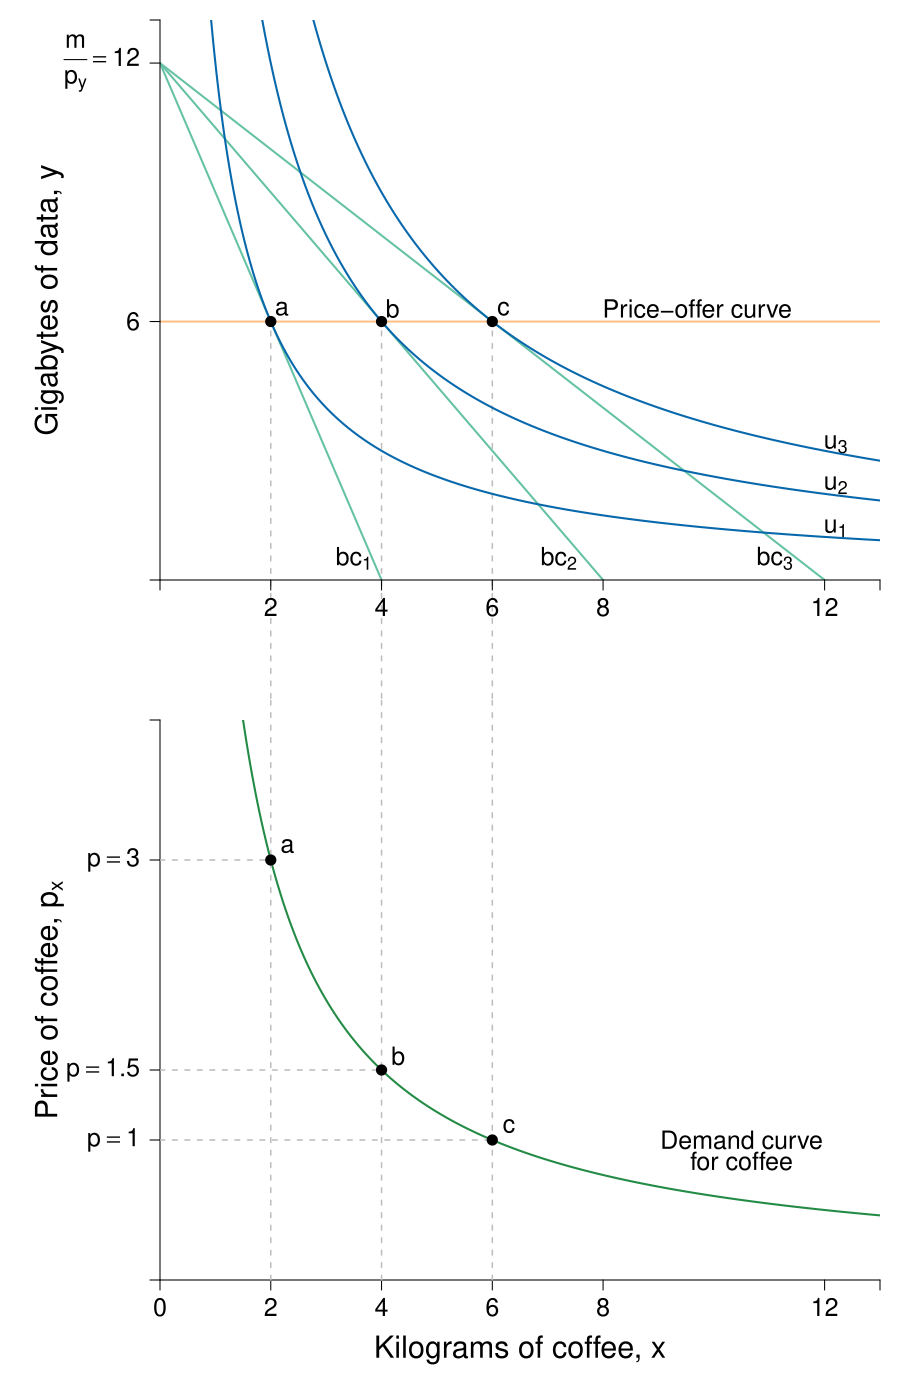

This figure's R source:
#Graph Designer: Simon Halliday
#Authors: Bowles and Halliday
#Title: Microeconomics: Competition, Conflict and Coordination

library(shape)
pdf(file = "constrained_optimization/cd_coffee_stacked.pdf", width = 9, height = 14)

#Set parameters for graphics
pointsize <- 1.8
axislabelsize <- 1.8
labelsize <- 1.5
namesize <- 1.8
annotatesize <- 1.5
graphlinewidth <- 2
segmentlinewidth <- 1.5


COL <- c("#7fc97f", "#beaed4", "#fdc086", "#ffff99", "#386cb0", "#f0027f", "#bf5b17", "#666666")
COLA <- c("#e0f3db", "#99d8c9","#66c2a4","#41ae76", "#238b45", "#005824")
COLB <- c("#4eb3d3", "#2b8cbe", "#0868ac","#084081")

#Edited the margins to cater for the larger LHS labels
par(mar =  c(6, 8, 1, 1), mfrow = c(2,1))


# demandcd ----------------------------------------------------------------


uA <- function(x, y, alpha = 0.5) {
  x^(alpha)*y^(1 - alpha)
}

bcA <- function(x, w = 20, p = 2) {
  w - p*x
}


xlims <- c(0, 13)
ylims <- c(0, 13)

npts <- 501 
x <- seq(xlims[1], xlims[2], length.out = npts)
y <- seq(ylims[1], ylims[2], length.out = npts) 
a <- c(sqrt(2)*sqrt(6), 2*sqrt(6), 6)

plot(0, 0, xlim = xlims, ylim = ylims, type = "n",
     xlab = expression(paste("")),
     ylab = expression(paste("")), 
     xaxt = "n", 
     yaxt = "n", 
     cex.lab = axislabelsize, 
     bty = "n",
     xaxs = "i", 
     yaxs = "i")

ticksy <- c(0, 6, 12, ylims[2])
ylabels <- c(NA, 6, expression(paste(frac(m,p[y])==12 )), NA)
ticksx <- c(0, 2, 4, 6, 8, 12, xlims[2])
xlabels <- c(NA, 2, 4, 6, 8, 12, NA)

axis(1, at = ticksx, pos = 0, labels = xlabels, cex.axis = labelsize)
axis(2, at = ticksy, pos = 0, labels = ylabels, las = 1, cex.axis = labelsize)

npts <- 500 
xx1 <- seq(xlims[1], xlims[2], length.out = npts)

lines(xx1, bcA(xx1, w = 12, p = 1), col = COLA[3], lwd = graphlinewidth)
lines(xx1, bcA(xx1, w = 12, p = 1.5), col = COLA[3], lwd = graphlinewidth)
lines(xx1, bcA(xx1, w = 12, p = 3), col = COLA[3], lwd = graphlinewidth)
#lines(xx1, indiffA1(xx1, uA = 20, rmax = 2.5, xmax = 10), col = COLB[4], lwd = graphlinewidth)


#Label Axes
#mtext(expression(paste("Kilograms of coffee, ", x)), side=1, line = 2.5, cex = axislabelsize)

text(0.5*xlims[2], -2, expression(paste("Kilograms of coffee, ", x)), xpd = TRUE, cex = axislabelsize) 
text(-2, 0.5*ylims[2], expression(paste("Gigabytes of data, ", y)), xpd = TRUE, cex = axislabelsize, srt = 90) 

segments(0, 6, 6, 6, lty = 2, col = "gray" , lwd = segmentlinewidth)
segments(2, 0, 2, 6, lty = 2, col = "gray" , lwd = segmentlinewidth)
segments(4, 0, 4, 6, lty = 2, col = "gray" , lwd = segmentlinewidth)
segments(6, 0, 6, 6, lty = 2, col = "gray" , lwd = segmentlinewidth)

#Label the budget curve functions for the HG, Aisha
text(3.5, 0.5, expression(bc[1]), cex = annotatesize)
text(7.2, 0.5, expression(bc[2]), cex = annotatesize)
text(11.1, 0.5, expression(bc[3]), cex = annotatesize)

#adding iso-welfare functions:

#Label the iso-welfare functions for the HG, Aisha
text(12.2, 1.2, expression(u[1]), cex = annotatesize)
text(12.2, 2.2, expression(u[2]), cex = annotatesize)
text(12.2, 3.15, expression(u[3]), cex = annotatesize)
#text(6.6, 8.3, expression(u[4]^A))

contour(x, y, 
        outer(x, y, uA),
        drawlabels = FALSE,
        col = COLB[3],
        lwd = graphlinewidth,
        levels = a, 
        xaxs = "i", 
        yaxs = "i", 
        add = TRUE)

abline(h=6, col=COL[3], lwd=graphlinewidth)


points(2, 6, pch = 16, col = "black", cex = 1.5)
text(2.2, 6.3, expression(a), cex = annotatesize)
points(4, 6, pch = 16, col = "black", cex = 1.5)
text(4.2, 6.3, expression(b), cex = annotatesize)
points(6, 6, pch = 16, col = "black", cex = 1.5)
text(6.2, 6.3, expression(c), cex = annotatesize)

#Arrows(8.5, 6, 6.5, 6, col = "black", lty = 1, lwd = 2, arr.type = "triangle", arr.lwd = 0.5)
text(9.7, 6.3, expression(paste("Price-offer curve")), cex = annotatesize)


# cd_demand_coffeedata ----------------------------------------------------


ppf <- function(x, slope = 1, bary = 20) {
  bary - slope * x
}

demand <- function(x, alpha = 0.5, endowment = 12){
  (endowment*alpha)/x
}

uFn <- function(x, y, alpha = 0.8){
  ((x)^alpha)*(y^(1-alpha))
}

indiffA <- function(x, ubar = uFn(8,2) - 1, alpha = 0.3) {
  (ubar/ ((x)^alpha))^(1/ (1 - alpha))
}

ylims <- c(0, 4)
xlims <- c(0, 13)

npts <- 501 
x <- seq(xlims[1], xlims[2], length.out = npts)
y <- seq(ylims[1], ylims[2], length.out = npts) 
a <- c(uFn(16, 2), uFn(16, 4), uFn(16, 8)) #alpha = 0.8

plot(0, 0, xlim = xlims, ylim = ylims, type = "n",
     xlab = expression(paste("")),
     ylab = expression(paste("")), 
     xaxt = "n", 
     yaxt = "n", 
     cex.lab = axislabelsize, 
     bty = "n", 
     xaxs = "i", 
     yaxs = "i"
)


ticksx <- c(0, 2, 4, 6, 8, 12, 13)
xlabels <- c(0, 2, 4, 6, 8, 12, NA)
ticksy <- c(ylims[1], 1, 1.5, 3, ylims[2])
ylabels <- c(NA, expression(paste(p == 1)), expression(paste(p == 1.5)), expression(paste(p == 3)), NA)

axis(1, at = ticksx, pos = 0, labels = xlabels, cex.axis = labelsize)
axis(2, at = ticksy, pos = 0, labels = ylabels, las = 1, cex.axis = labelsize)

npts <- 500 
xx1 <- seq(xlims[1], xlims[2], length.out = npts)
xx2 <- seq(0, xlims[2], length.out = npts)
xx3 <- seq(xlims[1], 0, length.out = npts)

#Draw the graphs
lines(xx1, demand(xx1), col = COLA[5], lwd = graphlinewidth)

#Axis labels
text(0.5*xlims[2], -.5, expression(paste("Kilograms of coffee, ", x)), xpd = TRUE, cex = axislabelsize) 
text(-2, 0.5*ylims[2], expression(paste("Price of coffee, ", p[x])), xpd = TRUE, cex = axislabelsize, srt = 90) 

#Add mrs = mrt at i
text(11, 16.75, expression(paste("for ", alpha == 0.5, " and ", m == 100)), cex = labelsize)
text(11, 15.25, expression(paste("then ", x == 5)), cex = labelsize)
text(11, 16, expression(paste("when ", p[x] == 10)), cex = labelsize)
Arrows(10, 15, 5.5, 10.5, col = "black", lty = 1, lwd = 2, arr.type = "triangle", arr.lwd = 0.5)

#Label the indifference curves
text(8.1, 38, expression(u[1]^A), cex = labelsize)
text(9.5, 38, expression(u[2]^A), cex = labelsize)
text(11.3, 38, expression(u[3]^A), cex = labelsize)

#Label the feasible frontiers
text(3.5, 3.8, expression(paste("Demand curve")), cex = labelsize)
text(3.5, 3.65, expression(paste("for coffee")), cex = labelsize)
text(14, 6, expression(paste(x == frac(alpha*m, p[x]), " or")), cex = labelsize)
text(14, 4.5, expression(paste(p[x] == frac(alpha*m, x))), cex = labelsize)

#Vector of quantity demanded from the adjacent figure
demandx <- c(2, 4, 6)
#Segments for the prices and quantities
segments(0, demand(demandx[1]), demandx[1], demand(demandx[1]), lty = 2, col = "gray", lwd = segmentlinewidth)
segments(demandx[1], 0, demandx[1], demand(demandx[1]), lty = 2, col = "gray", lwd = segmentlinewidth)
segments(0, demand(demandx[2]), demandx[2], demand(demandx[2]), lty = 2, col = "gray", lwd = segmentlinewidth)
segments(demandx[2], 0, demandx[2], demand(demandx[2]), lty = 2, col = "gray", lwd = segmentlinewidth)
segments(0, demand(demandx[3]), demandx[3], demand(demandx[3]), lty = 2, col = "gray", lwd = segmentlinewidth)
segments(demandx[3], 0, demandx[3], demand(demandx[3]), lty = 2, col = "gray", lwd = segmentlinewidth)

points(demandx[1], demand(demandx[1]), pch = 16, col = "black", cex = 1.5)
points(demandx[2], demand(demandx[2]), pch = 16, col = "black", cex = 1.5)
points(demandx[3], demand(demandx[3]), pch = 16, col = "black", cex = 1.5)

text(demandx[1] + 0.3, demand(demandx[1]) + 0.1, 
     expression(paste(a)), cex = annotatesize)

text(demandx[2] + 0.3, demand(demandx[2]) + 0.1, 
     expression(paste(b)), cex = annotatesize)

text(demandx[3] + 0.3, demand(demandx[3]) + 0.1, 
     expression(paste(c)), cex = annotatesize)

dev.off()
